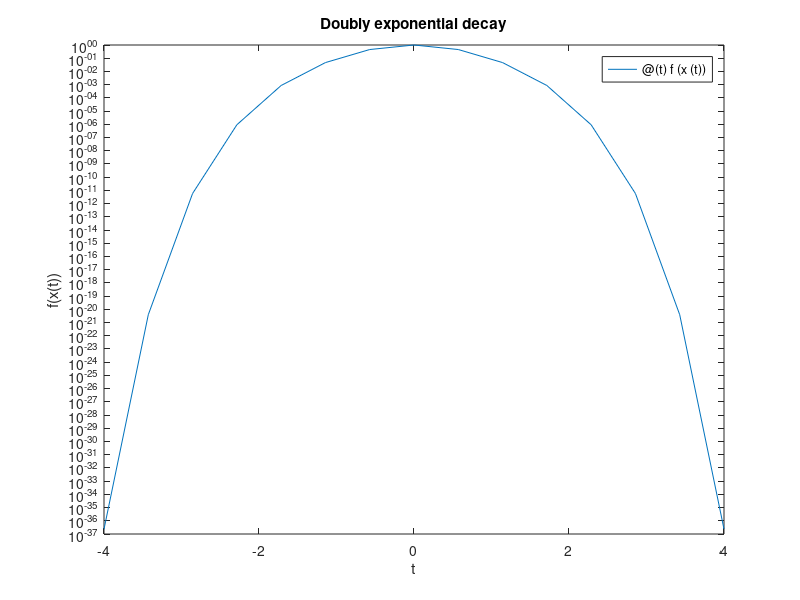

Write the MATLAB code that produced this figure.
f = @(x) 1./(1+x.^2);
x = @(t) sinh(pi*sinh(t)/2);
fplot(@(t) f(x(t)),[-4 4])
set(gca,'yscale','log')
xlabel('t'), ylabel('f(x(t))')  % ignore this line
title('Doubly exponential decay')  % ignore this line